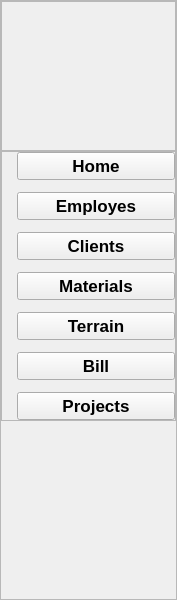
    <widget class="QWidget" name="leftMenu_2" native="true">
     <property name="geometry">
      <rect>
       <x>20</x>
       <y>10</y>
       <width>177</width>
       <height>600</height>
      </rect>
     </property>
     <property name="minimumSize">
      <size>
       <width>177</width>
       <height>600</height>
      </size>
     </property>
     <property name="maximumSize">
      <size>
       <width>177</width>
       <height>600</height>
      </size>
     </property>
     <layout class="QVBoxLayout" name="verticalLayout_21">
      <property name="spacing">
       <number>0</number>
      </property>
      <property name="leftMargin">
       <number>0</number>
      </property>
      <property name="topMargin">
       <number>0</number>
      </property>
      <property name="rightMargin">
       <number>0</number>
      </property>
      <property name="bottomMargin">
       <number>0</number>
      </property>
      <item>
       <widget class="QFrame" name="frame_28">
        <property name="frameShape">
         <enum>QFrame::StyledPanel</enum>
        </property>
        <property name="frameShadow">
         <enum>QFrame::Raised</enum>
        </property>
        <layout class="QVBoxLayout" name="verticalLayout_22">
         <property name="spacing">
          <number>0</number>
         </property>
         <property name="leftMargin">
          <number>0</number>
         </property>
         <property name="topMargin">
          <number>0</number>
         </property>
         <property name="rightMargin">
          <number>0</number>
         </property>
         <property name="bottomMargin">
          <number>0</number>
         </property>
         <item>
          <widget class="QFrame" name="frame_29">
           <property name="minimumSize">
            <size>
             <width>150</width>
             <height>150</height>
            </size>
           </property>
           <property name="maximumSize">
            <size>
             <width>200</width>
             <height>150</height>
            </size>
           </property>
           <property name="frameShape">
            <enum>QFrame::StyledPanel</enum>
           </property>
           <property name="frameShadow">
            <enum>QFrame::Raised</enum>
           </property>
           <widget class="QLabel" name="label_86">
            <property name="geometry">
             <rect>
              <x>-20</x>
              <y>-40</y>
              <width>230</width>
              <height>230</height>
             </rect>
            </property>
            <property name="minimumSize">
             <size>
              <width>230</width>
              <height>230</height>
             </size>
            </property>
            <property name="maximumSize">
             <size>
              <width>230</width>
              <height>230</height>
             </size>
            </property>
            <property name="text">
             <string/>
            </property>
            <property name="pixmap">
             <pixmap>../logo.png</pixmap>
            </property>
            <property name="scaledContents">
             <bool>true</bool>
            </property>
           </widget>
          </widget>
         </item>
         <item alignment="Qt::AlignTop">
          <widget class="QFrame" name="frame_30">
           <property name="frameShape">
            <enum>QFrame::StyledPanel</enum>
           </property>
           <property name="frameShadow">
            <enum>QFrame::Raised</enum>
           </property>
           <layout class="QVBoxLayout" name="verticalLayout_23">
            <property name="spacing">
             <number>12</number>
            </property>
            <property name="leftMargin">
             <number>15</number>
            </property>
            <property name="topMargin">
             <number>0</number>
            </property>
            <property name="rightMargin">
             <number>0</number>
            </property>
            <property name="bottomMargin">
             <number>0</number>
            </property>
            <item>
             <widget class="QPushButton" name="pushButton_21">
              <property name="font">
               <font>
                <pointsize>13</pointsize>
                <bold>true</bold>
               </font>
              </property>
              <property name="text">
               <string>Home</string>
              </property>
              <property name="icon">
               <iconset resource="resources.qrc">
                <normaloff>:/whiteIcons/assets/icons/white/home.svg</normaloff>:/whiteIcons/assets/icons/white/home.svg</iconset>
              </property>
              <property name="iconSize">
               <size>
                <width>24</width>
                <height>24</height>
               </size>
              </property>
             </widget>
            </item>
            <item>
             <widget class="QPushButton" name="pushButton_22">
              <property name="font">
               <font>
                <pointsize>13</pointsize>
                <bold>true</bold>
               </font>
              </property>
              <property name="text">
               <string>Employes</string>
              </property>
              <property name="iconSize">
               <size>
                <width>24</width>
                <height>24</height>
               </size>
              </property>
             </widget>
            </item>
            <item>
             <widget class="QPushButton" name="pushButton_23">
              <property name="font">
               <font>
                <pointsize>13</pointsize>
                <bold>true</bold>
               </font>
              </property>
              <property name="text">
               <string>Clients</string>
              </property>
              <property name="iconSize">
               <size>
                <width>24</width>
                <height>24</height>
               </size>
              </property>
             </widget>
            </item>
            <item>
             <widget class="QPushButton" name="pushButton_24">
              <property name="font">
               <font>
                <pointsize>13</pointsize>
                <bold>true</bold>
               </font>
              </property>
              <property name="text">
               <string>Materials</string>
              </property>
              <property name="iconSize">
               <size>
                <width>24</width>
                <height>24</height>
               </size>
              </property>
             </widget>
            </item>
            <item>
             <widget class="QPushButton" name="pushButton_25">
              <property name="font">
               <font>
                <pointsize>13</pointsize>
                <bold>true</bold>
               </font>
              </property>
              <property name="text">
               <string>Terrain</string>
              </property>
             </widget>
            </item>
            <item>
             <widget class="QPushButton" name="pushButton_26">
              <property name="font">
               <font>
                <pointsize>13</pointsize>
                <bold>true</bold>
               </font>
              </property>
              <property name="text">
               <string>Bill</string>
              </property>
             </widget>
            </item>
            <item>
             <widget class="QPushButton" name="pushButton_27">
              <property name="font">
               <font>
                <pointsize>13</pointsize>
                <bold>true</bold>
               </font>
              </property>
              <property name="text">
               <string>Projects</string>
              </property>
              <property name="iconSize">
               <size>
                <width>24</width>
                <height>24</height>
               </size>
              </property>
             </widget>
            </item>
           </layout>
          </widget>
         </item>
        </layout>
       </widget>
      </item>
     </layout>
    </widget>
